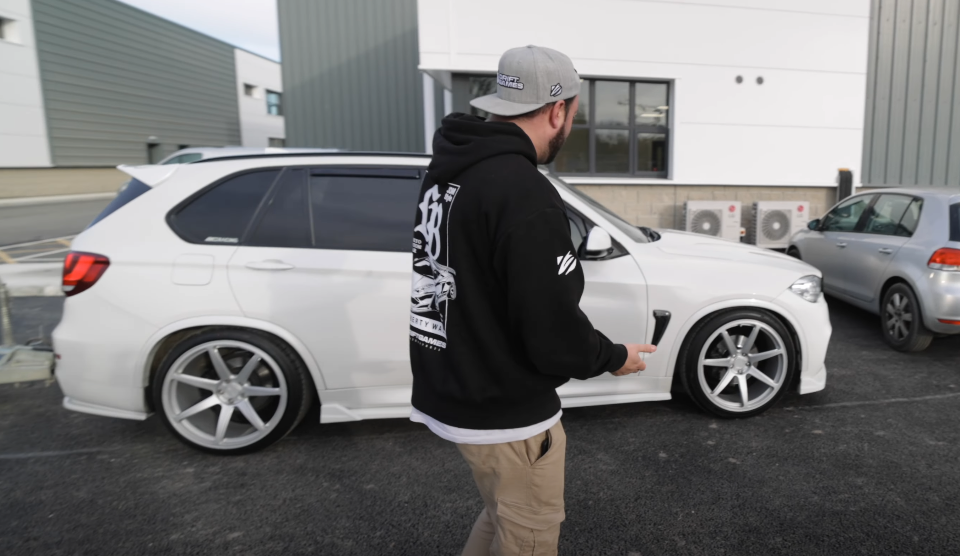
#> input picture AsciiConvertorImage/x5.png, 960 x 556 px
$ python AsciiConvertorImage.py
#> lines starting #> are read from the running program, lines starting #| are printed output that depends on the picture
from PIL import Image
def asciiConvert(image,type,saveas,scale):
#> called with image = 'x5.png', type = 'png', saveas = 'x5.txt', scale = '3'
    scale=int(scale)

    #Open and get image size
    img=Image.open(image)
#> img is the input picture: PIL image 960x556 RGBA; mean R, G, B, A 119.7, 119.2, 119.4, 255
    w,h=img.size
#> w = 960; h = 556

    #resize image(downscale)
    img.resize((w//scale, h//scale)).save("resized.%s" % type)
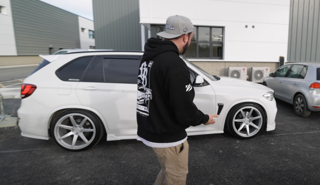
#> saved as resized.png: PIL image 320x185 RGBA; mean R, G, B, A 119.7, 119.2, 119.4, 255


    #open new image
    img=Image.open("resized.%s"%type)
    w,h=img.size    #get new width and height
#> w = 320; h = 185

    #list wist correct lenght and height(same as resized image)
    grid=[]
    for i in range(h):
        grid.append(["X"]*w)

    pix=img.load()


    for y in range(h):
        for x in range(w):
            brightness = sum(pix[x, y])
            if brightness == 0:
                grid[y][x] = "#"
            elif brightness in range(1, 100):
                grid[y][x] = "X"
            elif brightness in range(100, 200):
                grid[y][x] = "%"
            elif brightness in range(200, 300):
                grid[y][x] = "&"
            elif brightness in range(300, 400):
                grid[y][x] = "*"
            elif brightness in range(400, 500):
                grid[y][x] = "+"
            elif brightness in range(500, 600):
                grid[y][x] = "/"
            elif brightness in range(600, 700):
                grid[y][x] = "("
            elif brightness in range(700, 750):
                grid[y][x] = "'"
            else:
                grid[y][x] = " "
#> after the loop, grid = 185 items


    art=open(saveas,"w")

    for row in grid:
        art.write("".join(row)+"\n")

    art.close()

if __name__ == '__main__':
    asciiConvert("x5.png","png","x5.txt","3")
